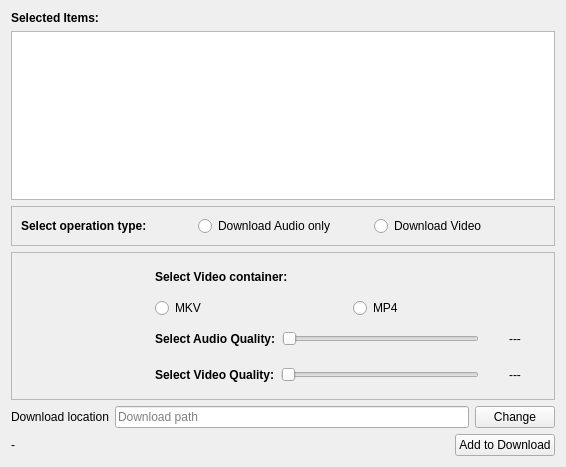
<?xml version="1.0" encoding="UTF-8"?>
<ui version="4.0">
 <class>PlaylistDownloadOptions</class>
 <widget class="QWidget" name="PlaylistDownloadOptions">
  <property name="geometry">
   <rect>
    <x>0</x>
    <y>0</y>
    <width>566</width>
    <height>467</height>
   </rect>
  </property>
  <property name="windowTitle">
   <string>Form</string>
  </property>
  <layout class="QVBoxLayout" name="verticalLayout">
   <item>
    <widget class="QLabel" name="label">
     <property name="font">
      <font>
       <weight>75</weight>
       <bold>true</bold>
      </font>
     </property>
     <property name="text">
      <string>Selected Items:</string>
     </property>
    </widget>
   </item>
   <item>
    <widget class="QListWidget" name="selectedItemsListWidget"/>
   </item>
   <item>
    <widget class="QWidget" name="widget" native="true">
     <property name="sizePolicy">
      <sizepolicy hsizetype="Preferred" vsizetype="Maximum">
       <horstretch>0</horstretch>
       <verstretch>0</verstretch>
      </sizepolicy>
     </property>
     <layout class="QVBoxLayout" name="verticalLayout_7">
      <property name="leftMargin">
       <number>0</number>
      </property>
      <property name="topMargin">
       <number>0</number>
      </property>
      <property name="rightMargin">
       <number>0</number>
      </property>
      <property name="bottomMargin">
       <number>0</number>
      </property>
      <item>
       <widget class="QFrame" name="downloadOptFrame">
        <property name="frameShape">
         <enum>QFrame::StyledPanel</enum>
        </property>
        <property name="frameShadow">
         <enum>QFrame::Raised</enum>
        </property>
        <layout class="QVBoxLayout" name="verticalLayout_5">
         <item>
          <layout class="QHBoxLayout" name="horizontalLayout">
           <item>
            <widget class="QLabel" name="label_5">
             <property name="font">
              <font>
               <weight>75</weight>
               <bold>true</bold>
              </font>
             </property>
             <property name="text">
              <string>Select operation type:</string>
             </property>
            </widget>
           </item>
           <item>
            <widget class="QRadioButton" name="audioRadioButton">
             <property name="text">
              <string>Download Audio only</string>
             </property>
             <property name="icon">
              <iconset resource="icons.qrc">
               <normaloff>:/icons/others/primo/music.png</normaloff>:/icons/others/primo/music.png</iconset>
             </property>
            </widget>
           </item>
           <item>
            <widget class="QRadioButton" name="videoRadioButton">
             <property name="text">
              <string>Download Video</string>
             </property>
             <property name="icon">
              <iconset resource="icons.qrc">
               <normaloff>:/icons/others/primo/video.png</normaloff>:/icons/others/primo/video.png</iconset>
             </property>
            </widget>
           </item>
          </layout>
         </item>
        </layout>
       </widget>
      </item>
      <item>
       <widget class="SlidingStackedWidget" name="stackedWidget">
        <property name="currentIndex">
         <number>1</number>
        </property>
        <widget class="QWidget" name="audioPage">
         <layout class="QVBoxLayout" name="verticalLayout_6">
          <property name="leftMargin">
           <number>0</number>
          </property>
          <property name="topMargin">
           <number>0</number>
          </property>
          <property name="rightMargin">
           <number>0</number>
          </property>
          <property name="bottomMargin">
           <number>0</number>
          </property>
          <item>
           <widget class="QFrame" name="audioFrame">
            <property name="frameShape">
             <enum>QFrame::StyledPanel</enum>
            </property>
            <layout class="QHBoxLayout" name="horizontalLayout_5">
             <item>
              <widget class="QLabel" name="audioPixmap">
               <property name="minimumSize">
                <size>
                 <width>128</width>
                 <height>128</height>
                </size>
               </property>
               <property name="maximumSize">
                <size>
                 <width>128</width>
                 <height>128</height>
                </size>
               </property>
               <property name="text">
                <string/>
               </property>
               <property name="pixmap">
                <pixmap resource="icons.qrc">:/icons/others/primo/music.png</pixmap>
               </property>
               <property name="scaledContents">
                <bool>true</bool>
               </property>
              </widget>
             </item>
             <item>
              <layout class="QVBoxLayout" name="verticalLayout_8">
               <property name="topMargin">
                <number>0</number>
               </property>
               <item>
                <widget class="QLabel" name="label_3">
                 <property name="font">
                  <font>
                   <weight>75</weight>
                   <bold>true</bold>
                  </font>
                 </property>
                 <property name="text">
                  <string>Select Audio container:</string>
                 </property>
                </widget>
               </item>
               <item>
                <layout class="QGridLayout" name="gridLayout_2">
                 <property name="topMargin">
                  <number>0</number>
                 </property>
                 <item row="1" column="0">
                  <widget class="QRadioButton" name="opus">
                   <property name="text">
                    <string>opus</string>
                   </property>
                  </widget>
                 </item>
                 <item row="0" column="2">
                  <widget class="QRadioButton" name="m4a">
                   <property name="text">
                    <string>m4a</string>
                   </property>
                  </widget>
                 </item>
                 <item row="1" column="2">
                  <widget class="QRadioButton" name="wav">
                   <property name="text">
                    <string>wav</string>
                   </property>
                  </widget>
                 </item>
                 <item row="0" column="0">
                  <widget class="QRadioButton" name="mp3">
                   <property name="text">
                    <string>mp3</string>
                   </property>
                  </widget>
                 </item>
                 <item row="0" column="1">
                  <widget class="QRadioButton" name="aac">
                   <property name="text">
                    <string>aac</string>
                   </property>
                  </widget>
                 </item>
                 <item row="1" column="1">
                  <widget class="QRadioButton" name="flac">
                   <property name="text">
                    <string>flac</string>
                   </property>
                  </widget>
                 </item>
                 <item row="0" column="3">
                  <widget class="QRadioButton" name="vorbis">
                   <property name="text">
                    <string>vorbis</string>
                   </property>
                  </widget>
                 </item>
                </layout>
               </item>
               <item>
                <layout class="QHBoxLayout" name="horizontalLayout_2">
                 <item>
                  <widget class="QLabel" name="label_4">
                   <property name="font">
                    <font>
                     <weight>75</weight>
                     <bold>true</bold>
                    </font>
                   </property>
                   <property name="text">
                    <string>Select Audio Quality:</string>
                   </property>
                  </widget>
                 </item>
                 <item>
                  <widget class="QAdvancedSlider" name="aAudioQualitySlider">
                   <property name="orientation">
                    <enum>Qt::Horizontal</enum>
                   </property>
                  </widget>
                 </item>
                 <item>
                  <widget class="QLabel" name="aAudioQualitySliderLabel">
                   <property name="minimumSize">
                    <size>
                     <width>60</width>
                     <height>0</height>
                    </size>
                   </property>
                   <property name="text">
                    <string>---</string>
                   </property>
                   <property name="alignment">
                    <set>Qt::AlignCenter</set>
                   </property>
                  </widget>
                 </item>
                </layout>
               </item>
              </layout>
             </item>
            </layout>
           </widget>
          </item>
         </layout>
        </widget>
        <widget class="QWidget" name="videoPage">
         <layout class="QVBoxLayout" name="verticalLayout_2">
          <property name="leftMargin">
           <number>0</number>
          </property>
          <property name="topMargin">
           <number>0</number>
          </property>
          <property name="rightMargin">
           <number>0</number>
          </property>
          <property name="bottomMargin">
           <number>0</number>
          </property>
          <item>
           <widget class="QFrame" name="videoFrame">
            <property name="frameShape">
             <enum>QFrame::StyledPanel</enum>
            </property>
            <layout class="QHBoxLayout" name="horizontalLayout_6">
             <item>
              <widget class="QLabel" name="videoPixmap">
               <property name="minimumSize">
                <size>
                 <width>128</width>
                 <height>128</height>
                </size>
               </property>
               <property name="maximumSize">
                <size>
                 <width>128</width>
                 <height>128</height>
                </size>
               </property>
               <property name="text">
                <string/>
               </property>
               <property name="pixmap">
                <pixmap resource="icons.qrc">:/icons/others/primo/video.png</pixmap>
               </property>
               <property name="scaledContents">
                <bool>true</bool>
               </property>
              </widget>
             </item>
             <item>
              <layout class="QVBoxLayout" name="verticalLayout_3">
               <item>
                <widget class="QLabel" name="label_6">
                 <property name="font">
                  <font>
                   <weight>75</weight>
                   <bold>true</bold>
                  </font>
                 </property>
                 <property name="text">
                  <string>Select Video container:</string>
                 </property>
                </widget>
               </item>
               <item>
                <layout class="QGridLayout" name="gridLayout">
                 <item row="0" column="1">
                  <widget class="QRadioButton" name="mkv">
                   <property name="sizePolicy">
                    <sizepolicy hsizetype="Expanding" vsizetype="Fixed">
                     <horstretch>0</horstretch>
                     <verstretch>0</verstretch>
                    </sizepolicy>
                   </property>
                   <property name="text">
                    <string>MKV</string>
                   </property>
                  </widget>
                 </item>
                 <item row="0" column="2">
                  <widget class="QRadioButton" name="mp4">
                   <property name="sizePolicy">
                    <sizepolicy hsizetype="Expanding" vsizetype="Fixed">
                     <horstretch>0</horstretch>
                     <verstretch>0</verstretch>
                    </sizepolicy>
                   </property>
                   <property name="text">
                    <string>MP4</string>
                   </property>
                  </widget>
                 </item>
                </layout>
               </item>
               <item>
                <layout class="QHBoxLayout" name="horizontalLayout_3">
                 <item>
                  <widget class="QLabel" name="label_7">
                   <property name="font">
                    <font>
                     <weight>75</weight>
                     <bold>true</bold>
                    </font>
                   </property>
                   <property name="text">
                    <string>Select Audio Quality:</string>
                   </property>
                  </widget>
                 </item>
                 <item>
                  <widget class="QAdvancedSlider" name="vAudioQualitySlider">
                   <property name="orientation">
                    <enum>Qt::Horizontal</enum>
                   </property>
                  </widget>
                 </item>
                 <item>
                  <widget class="QLabel" name="vAudioQualitySliderLabel">
                   <property name="minimumSize">
                    <size>
                     <width>60</width>
                     <height>0</height>
                    </size>
                   </property>
                   <property name="text">
                    <string>---</string>
                   </property>
                   <property name="alignment">
                    <set>Qt::AlignCenter</set>
                   </property>
                  </widget>
                 </item>
                </layout>
               </item>
               <item>
                <layout class="QHBoxLayout" name="horizontalLayout_4">
                 <item>
                  <widget class="QLabel" name="label_9">
                   <property name="font">
                    <font>
                     <weight>75</weight>
                     <bold>true</bold>
                    </font>
                   </property>
                   <property name="text">
                    <string>Select Video Quality:</string>
                   </property>
                  </widget>
                 </item>
                 <item>
                  <widget class="QAdvancedSlider" name="vVideoQualitySlider">
                   <property name="orientation">
                    <enum>Qt::Horizontal</enum>
                   </property>
                  </widget>
                 </item>
                 <item>
                  <widget class="QLabel" name="vVideoQualitySliderLabel">
                   <property name="minimumSize">
                    <size>
                     <width>60</width>
                     <height>0</height>
                    </size>
                   </property>
                   <property name="text">
                    <string>---</string>
                   </property>
                   <property name="alignment">
                    <set>Qt::AlignCenter</set>
                   </property>
                  </widget>
                 </item>
                </layout>
               </item>
              </layout>
             </item>
            </layout>
           </widget>
          </item>
         </layout>
        </widget>
       </widget>
      </item>
      <item>
       <layout class="QHBoxLayout" name="horizontalLayout_9">
        <item>
         <widget class="QLabel" name="label_10">
          <property name="text">
           <string>Download location</string>
          </property>
         </widget>
        </item>
        <item>
         <widget class="QLineEdit" name="downloadLocation">
          <property name="readOnly">
           <bool>true</bool>
          </property>
          <property name="placeholderText">
           <string>Download path</string>
          </property>
         </widget>
        </item>
        <item>
         <widget class="QPushButton" name="changeLocation">
          <property name="focusPolicy">
           <enum>Qt::NoFocus</enum>
          </property>
          <property name="toolTip">
           <string>&lt;html&gt;&lt;head/&gt;&lt;body&gt;&lt;p&gt;Click if you are getting 403 or 421 error messages while handling videos.&lt;/p&gt;&lt;/body&gt;&lt;/html&gt;</string>
          </property>
          <property name="text">
           <string>Change</string>
          </property>
          <property name="icon">
           <iconset resource="icons.qrc">
            <normaloff>:/icons/others/primo/folder_open.png</normaloff>:/icons/others/primo/folder_open.png</iconset>
          </property>
          <property name="iconSize">
           <size>
            <width>15</width>
            <height>15</height>
           </size>
          </property>
         </widget>
        </item>
       </layout>
      </item>
      <item>
       <layout class="QHBoxLayout" name="horizontalLayout_7">
        <item>
         <widget class="QLabel" name="statusLabel">
          <property name="sizePolicy">
           <sizepolicy hsizetype="Expanding" vsizetype="Preferred">
            <horstretch>0</horstretch>
            <verstretch>0</verstretch>
           </sizepolicy>
          </property>
          <property name="font">
           <font>
            <pointsize>9</pointsize>
           </font>
          </property>
          <property name="text">
           <string>-</string>
          </property>
         </widget>
        </item>
        <item>
         <widget class="QPushButton" name="addToDownload">
          <property name="text">
           <string>Add to Download</string>
          </property>
          <property name="icon">
           <iconset resource="icons.qrc">
            <normaloff>:/icons/others/primo/folder_add.png</normaloff>:/icons/others/primo/folder_add.png</iconset>
          </property>
         </widget>
        </item>
       </layout>
      </item>
     </layout>
    </widget>
   </item>
  </layout>
 </widget>
 <customwidgets>
  <customwidget>
   <class>SlidingStackedWidget</class>
   <extends>QStackedWidget</extends>
   <header>slidingstackedwidget.h</header>
   <container>1</container>
  </customwidget>
  <customwidget>
   <class>QAdvancedSlider</class>
   <extends>QSlider</extends>
   <header>qadvancedslider.h</header>
  </customwidget>
 </customwidgets>
 <resources>
  <include location="icons.qrc"/>
 </resources>
 <connections/>
</ui>
